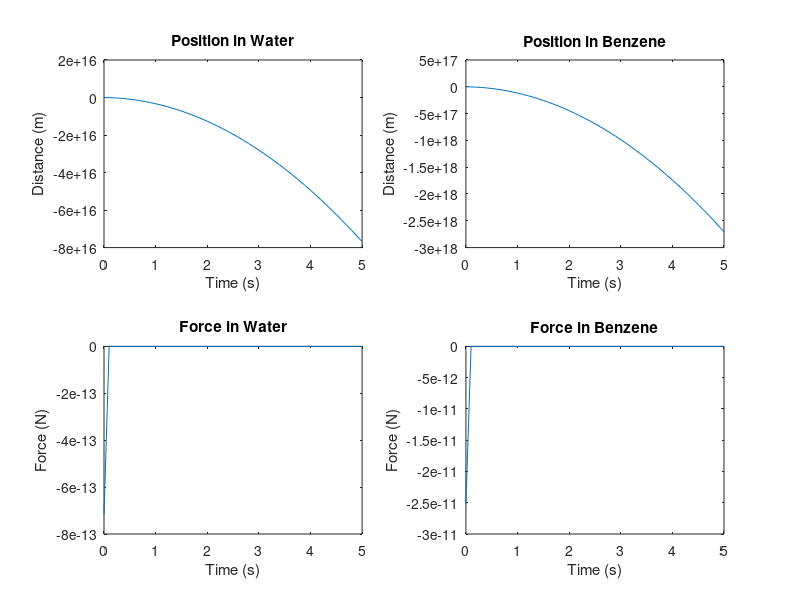

Here is the MATLAB script that generated this plot:
__author__='Sadat'

%The following code simulates the motion of Na+ and Cl- ions in both
%Benzene and water. The code will generate subplots of Force and
%Displacement with respect to time in both Benezene and water.



clear all                                           %Clear all stored data 
clc                                                 %Clear screen

E1=80.4;                                            %Relative Dielectric Constant(Water)
E2=2.284;                                           %Relative Dielectric Constant(Benzene)
E0=8.8542e-12;                                      %Dielectric Constant in vacuum
Q1=1.6022e-19;                                      %Charge of Na+
Q2=-1.6022e-19;                                     %Charge of Cl-
m=1.1903e-28;                                       %Effective mass (same for both ions)

t=linspace(0,5,51);                                 %Time vector for 0-5 seconds

%%Calculation for Water

%%Constructing dummy zero matrices:
r1=zeros(1,51);                                     %Displacement
v1=zeros(1,51);                                     %Velocity
F1=zeros(1,51);                                     %Force in Water

%%Setting initial values for velocity, displacement and force:
v1(1,1)=0; 
r1(1,1)=2e-9;
F1(1,1)=(Q1*Q2)/((4*pi*E0*E1)*(r1(1,1)^2));

%%Constructing for-loop for 50 integration steps:
for n=1:50
dt=n*0.1;                                           %Time intervals
v1(1,n+1)=v1(1,n)+((F1(1,n)/m)*dt);                 %Velocity matrix calculation
r1(1,n+1)=r1(1,n)+(v1(1,n+1)*dt);                   %Displacement matrix calculation
F1(1,n+1)=(Q1*Q2)/((4*pi*E0*E1)*((r1(1,n+1))^2));   %Force matrix calculation
end

%%Calculation for Benzene

%%Constructing dummy zero matrices:
r2=zeros(1,51);                                     %Displacement
v2=zeros(1,51);                                     %Velocity
F2=zeros(1,51);                                     %Force in Water

%%Setting initial values for velocity, displacement and force:
v2(1,1)=0; 
r2(1,1)=2e-9;
F2(1,1)=(Q1*Q2)/((4*pi*E0*E2)*(r2(1,1)^2));

%%Constructing for-loop for 50 integration steps:
for n=1:50
dt=n*0.1;                                           %Time intervals
v2(1,n+1)=v2(1,n)+((F2(1,n)/m)*dt);                 %Velocity matrix calculation
r2(1,n+1)=r2(1,n)+(v2(1,n+1)*dt);                   %Displacement matrix calculation
F2(1,n+1)=(Q1*Q2)/((4*pi*E0*E2)*((r2(1,n+1))^2));   %Force matrix calculation
end

%%Plotting graph

%Plotting graph for Position in Water:
subplot(2,2,1); 
plot(t,r1);
xlabel('Time (s)'),ylabel('Distance (m)');
title('Position in Water');

%Plotting graph for Force in Water:
subplot(2,2,3);
plot(t,F1),xlabel('Time (s)'),ylabel('Force (N)');
title('Force in Water');

%Plotting graph for Position in Benzene:
subplot(2,2,2); 
plot(t,r2);
xlabel('Time (s)'),ylabel('Distance (m)');
title('Position in Benzene');

%Plotting graph for Force in Benzene:
subplot(2,2,4);
plot(t,F2);
xlabel('Time (s)'),ylabel('Force (N)');
title('Force in Benzene');
